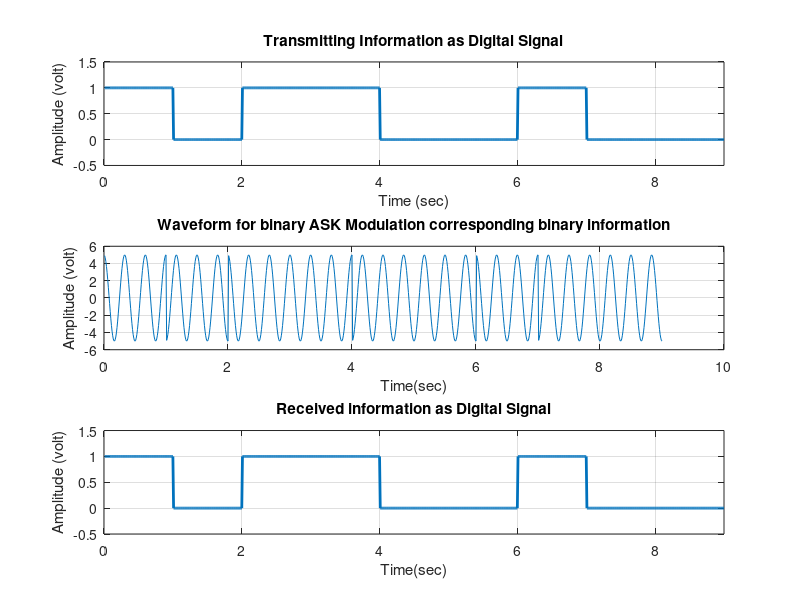

The MATLAB source for this figure:
%PSK....................................


clc;
clear all;
close all;
N=9;
x=[1 0 1 1 0 0 1 0 0];


disp('Binary Information at transmitter');
disp(x);

%Representation of Transmitting binary information as digital signal
bit=[];
for n=1:N
    for xx=1:100
        se(xx)=x(n);
    end
    bit=[bit se];
end
t1=0.01:0.01:N;


subplot(3,1,1)
plot(t1,bit,'linewidth',2);
grid on;
axis([0 length(x) -0.5 1.5]);
ylabel('Amplitude (volt)');
xlabel('Time (sec)');
title('Transmitting Information as Digital Signal');


%Binary ASK Modulation

A=5;
f=3;
t2=0.01:0.01:1;
%ss=length(t2);
m=[];
for i=1:N
    if x(i)==1
        y=A*cos(2*pi*f*t2);
    else
        y=A*cos(2*pi*f*t2+pi);
    end                                                                                                                                                                                                                                                                                                                                                                                                                                                                                                                                                                                                                                                                                                                                                                                                                                                                                                                                                   
    m=[m y];
end
t3=0.01:0.01:N;
subplot(3,1,2)
plot(t3,m);
%axis([0, 2, -11, 11]);
grid on;
xlabel('Time(sec)');
ylabel('Amplitude (volt)');
title('Waveform for binary ASK Modulation corresponding binary information');


%Binary ASK Demodulation
mn=[];
for n=1:length(x)
    t=0.01:0.01:1;
    y=cos(2*pi*f*t);
    mm=y.*m(100*(n-(0.99)):100*n);
    %t4=.01:.01:1;
    z=trapz(t,mm);
    disp(z);
    zz=round((2*z));
    if(zz>0)
        a=1;
    else
        a=0;
    end
    mn=[mn a];
end
disp('Binary Information at Receiver');
disp(mn);



%Represntation of Binary data into Digital signal
bit=[];
for n=1:length(mn)
    for jj=1:100
        se(jj)=mn(n);
    end
    bit=[bit se];
end
t4=.01:.01:N;
subplot(3,1,3)
plot(t4,bit,'linewidth',2);
grid on;
axis([0 length(mn) -0.5 1.5]);
xlabel('Time(sec)');
ylabel('Amplitude (volt)');
title('Received information as Digital Signal');

